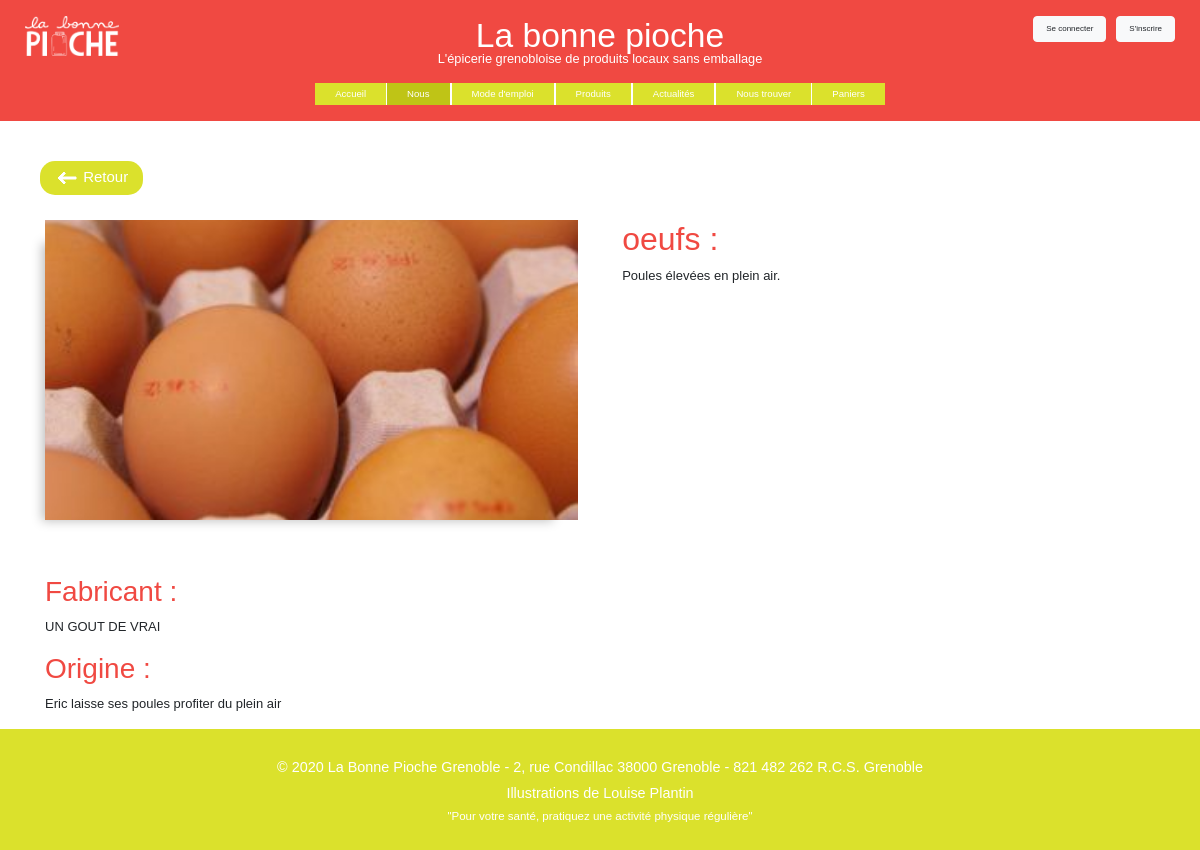
Screenshot of /controlers/produit.ctrl.php?refProduit=1 with the database file from the repository.
### tables this page shows
CREATE TABLE produits (
  stock INTEGER,
  refProduit INTEGER PRIMARY KEY,
  libelle STRING,
  fabricant STRING,
  rayon STRING,
  famille STRING,
  coef FLOAT,
  description STRING,
  origine STRING,
  caracteristiques STRING,
  prixU FLOAT,
  urlImg STRING,
  quantiteU FLOAT,
  unite STRING
);

### framework/view.class.php (called while the page is built, shortened)
<?php
class View {
  private $path="";
  function __construct(string $path="") {
    $this->path = $path;
  }
  function show(string $path="") {
    $p = $path ? $path : $this->path;
    if ($p[0] != '.' && $p[0] != '/') {
      $p = "../view/".$p;
    }
    include($p);
  }
}
?>

### controlers/produit.ctrl.php (called while the page is built)
<?php
require_once('../model/Produit.class.php');
require_once('../model/ProduitDAO.class.php');
require_once('../framework/view.class.php');
if (isset($_GET['refProduit'])) {
  $refProduit = intVal($_GET['refProduit']);
} else {
  exit("Erreur : refProduit non définie");
}
$catalogue = new ProduitDAO();
$produit = $catalogue->get($refProduit);
$view = new View("produit.view.php");
$view->produit=$produit;
$view->show();
?>

### model/ProduitDAO.class.php (called while the page is built, shortened)
<?php
require_once(dirname(__FILE__).'/Produit.class.php');
class ProduitDAO {
  private $db;
  function __construct() {
    $database = 'sqlite:'.dirname(__FILE__).'/../data/database.db';
    try {
      $this->db = new PDO($database);
    } catch (PDOException $e) {
      die("PDO Error :".$e->getMessage()." $database\n");
    }
    $this->db->setAttribute(PDO::ATTR_ERRMODE, PDO::ERRMODE_EXCEPTION);
  }
  function get(int $refProduit) : Produit {
    $req = "SELECT * FROM produits WHERE refProduit = '$refProduit'";
    $sth = $this->db->query($req);
    $resArray= $sth->fetchAll(PDO::FETCH_ASSOC);
    foreach($resArray as $row)
    {
      $produit = new Produit($row['stock'],$row['refProduit'],$row['libelle'],$row['fabricant'],$row['rayon'],$row['famille'],
      $row['coef'],$row['description'],$row['origine'],$row['caracteristiques'],$row['prixU'],$row['urlImg'],$row['quantiteU'],$row['unite']);
    }
    return $produit;
  }
}
?>

### model/Produit.class.php (called while the page is built, shortened)
<?php
class Produit {
  function __construct( $stock=0, $refProduit=0,string $libelle='',string $fabricant='',
  string $rayon='',string $famille='', $coef=0, string $description='',
  string $origine='', string $caracteristiques='',float $prixU, string $urlImg='',
  $quantiteU, $unite) {
      $this -> libelle =  $libelle;
      $this -> fabricant =  $fabricant;
      $this -> description = $description;
      $this -> origine = $origine;
  }
  public function __get($libelle){
    if($libelle == "urlImg"){
      return Produit::URL.$this->$libelle;
    }
    else {
      return $this -> $libelle;
    }
  }
}
?>

### view/produit.view.php (the view, shortened to what this page needs)
<!DOCTYPE html>
<html lang="fr" dir="ltr">
  <head>
    <link rel="stylesheet" href="../framework/bootstrap-4.4.1-dist/css/bootstrap.css">
    <link rel="stylesheet" href="../view/css/produit.view.css">
  </head>
  <body>
    <div class="container-fluid">
      <?php include("navbar.php") ?>
      <a href="<?= $_SERVER['HTTP_REFERER']  ?>" class="boutonretour">
        <img src="../others/SVG/flechegauche.svg" alt=""> Retour
      </a>
      <div class="container container_img_desc">
        <figure class="container_img d-inline-block">
          <img src="<?= $produit->urlImg ?>">
        </figure>
        <div class="bloc_droit">
          <h2><?= $produit->libelle  ?> : </h2>
          <p><?= $produit->description ?></p>
        </div>
      </div>
      <div class="container container_info">
        <h3>Fabricant : </h3><p><?= $produit->fabricant  ?></p>
        <h3>Origine : </h3><p><?= $produit->origine  ?></p>
      </div>
      <?php include("footer.php") ?>
    </div>
  </body>
</html>

### view/css/produit.view.css (style rules this page uses)
body { font-family: "Lulo-Clean-W01-One-Bold", sans-serif ; }
.boutonretour { background-color: #dbe12c; color : white; border : none; font-size: 15px; padding: 5px 15px; border-radius: 15px; margin-right: 50px; display: inline-block; margin: 25px 0px 25px 25px; }
.boutonretour:link { text-decoration: none; }
.container_img { margin-bottom: 25px; overflow: hidden; height :300px; box-shadow: -14px 12px 10px -11px rgba(0,0,0,0.25); }
.container_img img { object-fit: cover; min-height: 300px; width: 100%; max-height: 100%; }
.container_img,.bloc_droit { width : 48% !important; padding: 0; }
.bloc_droit p, .container_info { font-size : 13px; }
.bloc_droit h2 { color : #f04942; }
.container_img_desc { display: flex; align-items: flex-start; justify-content: space-between; margin-bottom: 30px; }
.container_info h3 { color : #f04942 }

### rows the page displays
produits: libelle "oeufs", description "Poules élevées en plein air.", fabricant "UN GOUT DE VRAI", origine "Eric laisse ses poules profiter du plein air"
